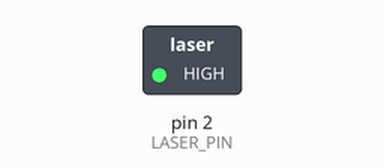
Recording of a sketch running on a simulated Arduino Uno, built with avr-gcc and run on an emulated ATmega328P. Parts: switched loads named in the sketch (green lamp = pin HIGH). What the sketch prints to the serial monitor is not drawn.

Above: at 0.1 s.
Timing chart, 0 to 1.6 s (numbered marks = the images above):
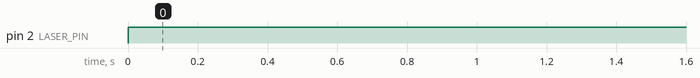

Measured:
- by itself, pin 2 (LASER_PIN): LOW → HIGH at 0.00 s

The sketch:

laser.ino
```cpp
#define LASER_PIN 2

void setup () {
  Serial.begin(115200);
  pinMode (LASER_PIN, OUTPUT);
}

void loop () {
  Serial.println("Laser on");
  digitalWrite (LASER_PIN, HIGH);
  delay (1000);
}
```
